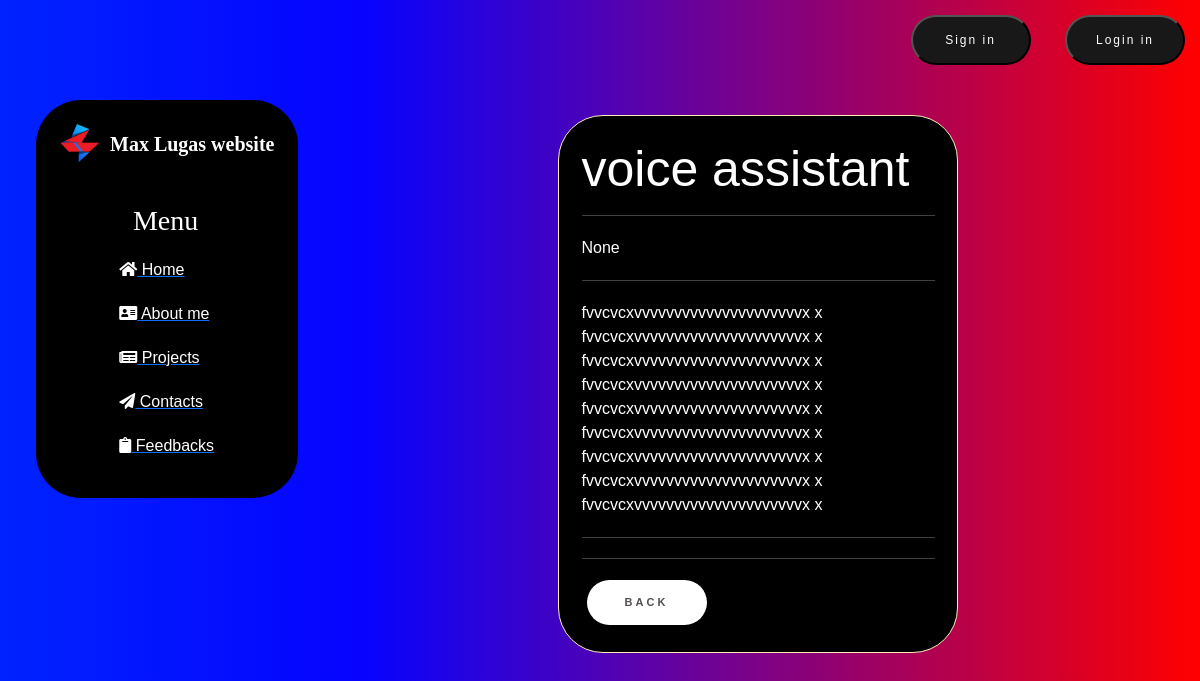
The app's page /project/2, older data.
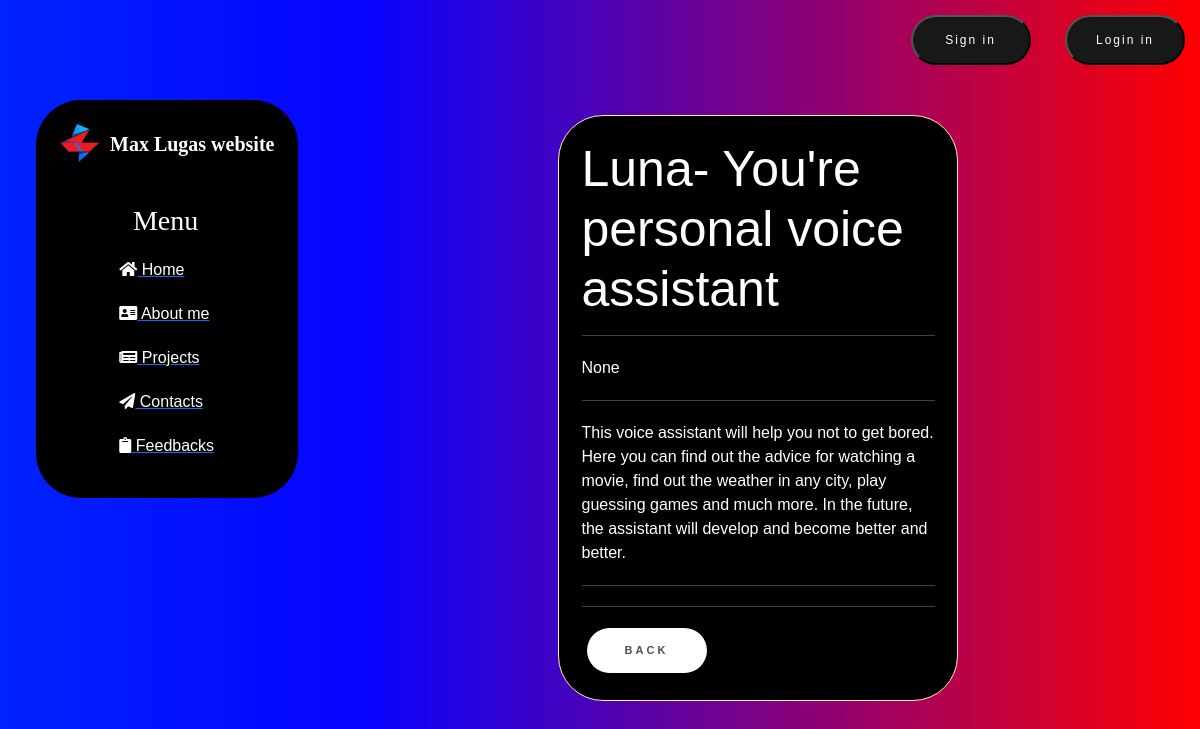
The same page, newer data.
### news/models.py (models this page shows, shortened)
class Articles(models.Model):
    title = models.CharField('Title', max_length=50)
    anons = models.CharField('Anons', max_length=250)
    content = models.TextField('Content')
    date = models.DateField('Date of publication', auto_now_add=True)
    file = models.FileField(upload_to='', max_length=250, null=True, default=None, blank=True)
    class Meta:
        verbose_name = 'News'
        verbose_name_plural = "News"

### news/views.py (the view)
# urls.py: path('<int:pk>', views.NewsDetailView.as_view(), name='news-detail'),
class NewsDetailView(DetailView):
    model = Articles
    template_name = 'news/details_view.html'
    context_object_name = 'article'

### news/templates/news/details_view.html (shortened to what this page needs)
{% extends 'main/layout.html' %}
{% block content %}
    <div class="features">
        <div class="alert alert-warning">
            <h1>{{ article.title }}</h1>
            <hr>
            <p>{{ article.date }}</p>
            <hr>
            <p>{{ article.content }}</p>
            <hr>
            <hr>
            <a href="{% url 'news_home' %}" class="shine-button">Back</a>
        </div>
    </div>
{% endblock %}

Row changes from the older to the newer data that the page shows:
changed Articles "None": title "voice assistant" → "Luna- You're personal voice assistant"; content "fvvcvcxvvvvvvvvvvvvvvvvvvvvvx x fvvcvcxvvvvvvvvvvvvvvvvvvvvvx x fvvcvcxvvvvvvvvvvvvvvvvvvvvvx x fvvcvcxvvvvvvvvvvvvvvvvvvvvvx x fvvcvcxvvvvvvvvvvvvvvvvvvvvvx x fvvcvcxvvvvvvvvvvvvvvvvvvvvvx x fvvcvcxvvvvvvvvvvvvvvvvvvvvvx x fvvcvcxvvvvvvvvvvvvvvvvvvvvvx x fvvcvcxvvvvvvvvvvvvvvvvvvvvvx x" → "This voice assistant will help you not to get bored. Here you can find out the advice for watching a movie, find out the weather in any city, play guessing games and much more. In the future, the assistant will develop and become better and better."
